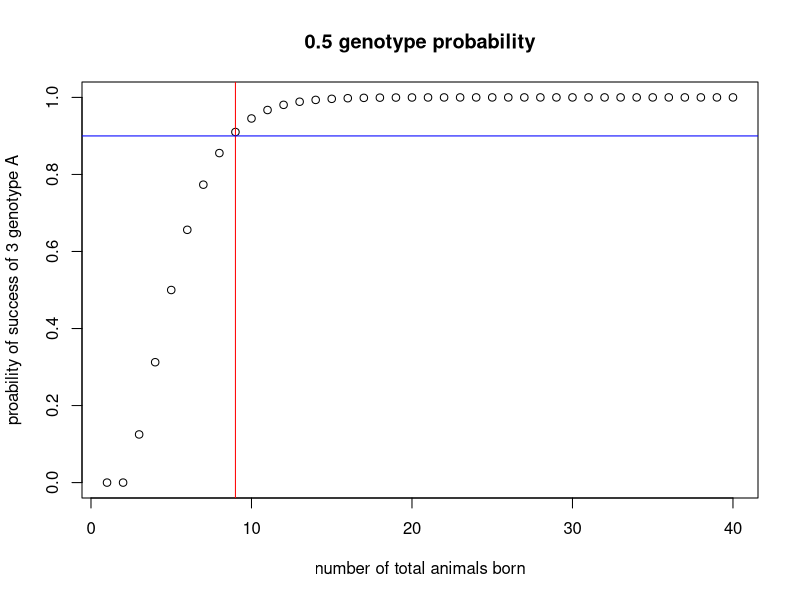

Reproduce this figure in R.
Nmax = 40
ppower = 0.9 

pgoodKO = 0.5
goodKO = 3

pgoodWT = 0.5
goodWT = 0

prelativ = pgoodKO/(pgoodKO+pgoodWT)
pgoodtotal = pgoodKO + pgoodWT
totalgood = goodKO+goodWT

pgoodfromk = function(k){
  res = pbinom(k-goodWT,k,prelativ,lower.tail=T) - pbinom(goodKO-1,k,prelativ,lower.tail = T) 
  return(pmax(res,0))
}

psuccess = numeric(Nmax)
for (j in totalgood:Nmax){
  k = totalgood : Nmax
  psuccess[j] = sum( dbinom(k,j,pgoodtotal) * pgoodfromk(k) )
}

plot(psuccess, xlab = "number of total animals born", ylab = "proability of success of 3 genotype A", main = "0.5 genotype probability")
cutoff = min(which(psuccess>=ppower))
abline(v=cutoff,col="red")
abline(h = 0.9,col="blue")
print(cutoff)